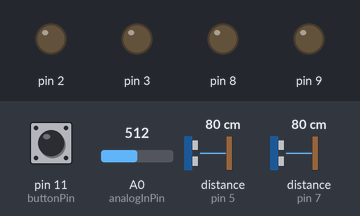
Bench run of a sketch on a simulated Arduino Uno, built with avr-gcc and run on an emulated ATmega328P. Parts: output pins drawn as LEDs (lit = HIGH). Wiring (inferred from the names in the program): 2 × ultrasonic range finder: trigger pin 4, echo pin 5 / trigger pin 6, echo pin 7. Inputs (shaded band) come from the test bench; at power-on: distance to the obstacle (sensors on pin 7, pin 5) 80 cm, A0 (analogInPin) = 512, pin 11 (buttonPin) HIGH. The echo pulse lasts 58.3 µs per cm; pins used as bus, display or sensor lines are not drawn; what the sketch prints to the serial monitor is not drawn.

Above: at 3.2 s.
3.3 s: distance to the obstacle (sensor on pin 7) set to 8 cm
4.8 s: distance to the obstacle (sensor on pin 7) set to 5 cm
At 4.96 s:
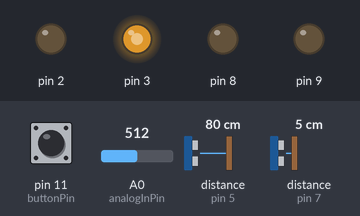
7.8 s: distance to the obstacle (sensor on pin 7) set to 9 cm
At 8.8 s:
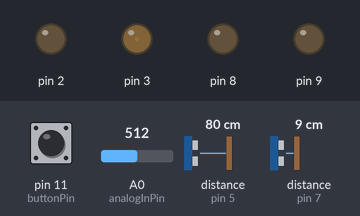
9.4 s: distance to the obstacle (sensor on pin 5) set to 2 cm
At 10.6 s:
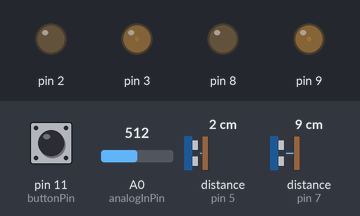
10.9 s: A0 (analogInPin) set to 482
At 12.8 s:
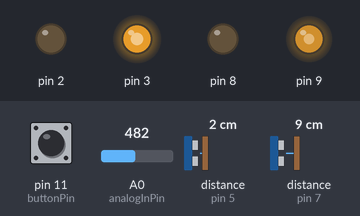
13.9 s: pin 11 (buttonPin) pulled LOW for 0.15 s
At 14.6 s:
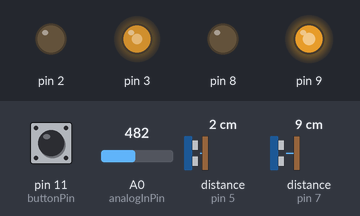
Timing chart, 0 to 16.6 s (numbered marks = the images above; inputs shaded):
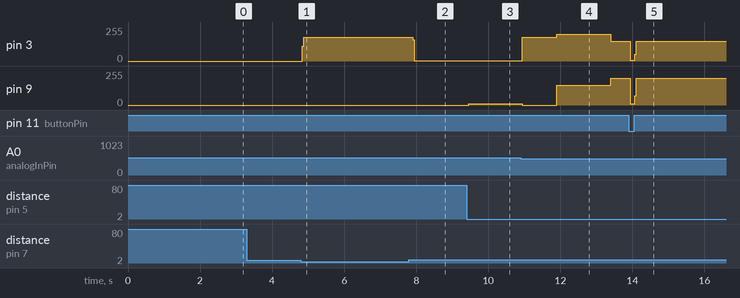

Measured:
- the behaviour switches between 7 and 6 cm on distance to the obstacle (sensor on pin 7) (found by bisection; images 0 and 1)
- the behaviour switches between 501 and 500 on A0 (analogInPin) (found by bisection; images 3 and 4)
- after the input at 4.8 s, pin 3: 0/255 → 180/255 at once
- after the input at 7.8 s, pin 3: 180/255 → 2/255 after 0.10 s
- after the input at 9.4 s, pin 9: 0/255 → 8/255 after 0.06 s
- after the input at 10.9 s, pin 3: 2/255 → 180/255 at once, → 200/255 0.96 s later, → 150/255 1.5 s later; pin 9: 8/255 → 0/255 at once, → 150/255 0.96 s later, → 200/255 1.5 s later
- after the input at 13.9 s, pin 3: 150/255 → 6/255 at once, → 150/255 0.12 s later; pin 9: 200/255 → 9/255 at once, → 200/255 0.12 s later

The sketch:

ultra_pwm_straight_test_obstacle_2.ino
```cpp
/*
 * Component used in the code :
 * 1. Ultrasonic Right
 * 2. Sharp IR
 *
 * 1. find the obstacle on the right side
 * 2. turn left
 * 3. follow left track
 */

#define trigPin1 6
#define echoPin1 7
#define trigPin2 4
#define echoPin2 5

const int buttonPin = 11;
int buttonState = 0;

unsigned long previousMillis = 0;
unsigned long currentMillis = 0;;

const long interval = 1000;

long duration, distance, RightSensor,BackSensor,FrontSensor,LeftSensor;

// Sharp IR Sensor
const int analogInPin = A0;  // Sharp IR sensor
int sharpIRsensorValue = 0;        // value read

void setup() {
  // Motor pins
  pinMode(8, OUTPUT);
  pinMode(9, OUTPUT);
  pinMode(2, OUTPUT);
  pinMode(3, OUTPUT);

  Serial.begin (115200);

  // Ultrasonic Pins
  pinMode(trigPin1, OUTPUT);
  pinMode(echoPin1, INPUT);
  pinMode(trigPin2, OUTPUT);
  pinMode(echoPin2, INPUT);

  pinMode(buttonPin, INPUT);

  Serial.println("Start");
  delay(2000);
}

void loop() {
  //
  followTrack();

}

void obstacle()
{
  int o_flag = 0;
  left();
  delay(1000);
//  smooth_forward(170);
  smooth_left(150);
  delay(1000);
  while(1)
  {
      if(LeftSensor < 4)
      {
        o_flag += 1;
        delay(500);
      }
      if(o_flag == 1 && RightSensor < 10)
      {

   //       turnbackright();
          break;
      }
      followLeftTrack();
      RightSensor = SonarSensor(trigPin1, echoPin1);
      LeftSensor = SonarSensor(trigPin2, echoPin2);
  }
}

void turnbackright()
{
  while(1)
  {
    smooth_right(140);
   sharpIRsensorValue = analogRead(analogInPin);
  if(sharpIRsensorValue > 420)
  {

  //  while(1)(halt());
    Serial.println("turn left");
//    Serial.print("Left Sensor Test : ");
//    Serial.println(LeftSensor);
    left();
    delay(1000);
    break;
  }
  }
}
void followLeftTrack()
{
  RightSensor = SonarSensor(trigPin1, echoPin1);
  LeftSensor = SonarSensor(trigPin2, echoPin2);
  sharpIRsensorValue = analogRead(analogInPin);

  if(sharpIRsensorValue > 600)
  {
    Serial.println("turn right");
//    Serial.print("Left Sensor Test : ");
//    Serial.println(LeftSensor);
    smooth_right(120);
    delay(500);
  }else if(LeftSensor < 5)
  {
    right();
  }else if(RightSensor >= 12 && RightSensor < 19)
  {
    Serial.println("turn left");
//    Serial.print("Right Sensor Test : ");
//    Serial.println(RightSensor);
    smooth_left(180);
  }else if(RightSensor < 12 )
  {
    Serial.println("turn left");
//    Serial.print("Right Sensor Test : ");
//    Serial.println(RightSensor);
    smooth_left(150);
  }else smooth_forward(160);
}

void followTrack()
{
  static int o_flag = 1;
  RightSensor = SonarSensor(trigPin1, echoPin1);
  LeftSensor = SonarSensor(trigPin2, echoPin2);
  sharpIRsensorValue = analogRead(analogInPin);

  if(RightSensor < 6 )
  {
    Serial.println("turn left");
//    Serial.print("Right Sensor Test : ");
//    Serial.println(RightSensor);
    left();
    delay(100);
  }else if(RightSensor > 10 && o_flag == 1)
  {
    Serial.println("turn right");
//    Serial.print("Left Sensor Test : ");
//    Serial.println(LeftSensor);
    smooth_right(130);
  }else if(RightSensor > 16 )
  {
    Serial.println("turn right");
//    Serial.print("Left Sensor Test : ");
//    Serial.println(LeftSensor);
//    smooth_right(130);
    turnbackright();
  }
  else if(LeftSensor < 19 )
  {
    Serial.println("turn right");
//    Serial.print("Left Sensor Test : ");
//    Serial.println(LeftSensor);
    smooth_right(150);

  }
  else smooth_forward(160);
  currentMillis = millis();
  if (currentMillis - previousMillis >= 10000)
  {
//    while(1){halt();}
    o_flag = 1;
  }
  if(sharpIRsensorValue > 500 && o_flag == 1)
  {
    halt();
  }
  if(sharpIRsensorValue > 350 && o_flag == 1 && sharpIRsensorValue <= 500)
  {
    //halt();
    previousMillis = millis();
    o_flag = 0;
    obstacle();
  }
  buttonState = digitalRead(buttonPin);
  if (buttonState == LOW) {

    halt();
  }
}

int SonarSensor(int trigPin,int echoPin)
{
digitalWrite(trigPin, LOW);
delayMicroseconds(2);
digitalWrite(trigPin, HIGH);
delayMicroseconds(10);
digitalWrite(trigPin, LOW);
duration = pulseIn(echoPin, HIGH);
distance = (duration/2) / 29.1;
return distance;
}

void smooth_forward(int value)
{
  digitalWrite(8, LOW);
  analogWrite(9, value);
  digitalWrite(2, LOW);
  analogWrite(3, value);
}
void forward()
{
  digitalWrite(8, LOW);
  analogWrite(9, 255);
  digitalWrite(2, LOW);
  analogWrite(3, 255);
}
void halt()
{
  Serial.println("Stop");
  digitalWrite(8, LOW);
  digitalWrite(9, LOW);
  digitalWrite(2, LOW);
  digitalWrite(3, LOW);
}

void smooth_right(int value)
{
  int v1, v2;
  v1 = value+50;
  v2 = value;
  if(v1 > 255)
    v1 = 255;
  if(v2 > 255)
    v2 = 255;
  digitalWrite(8, LOW);
  analogWrite(9, v1);
  digitalWrite(2, LOW);
  analogWrite(3, v2);
}

void smooth_left(int value)
{
  int v1, v2;
  v1 = value+50;
  v2 = value;
  if(v1 > 255)
    v1 = 255;
  if(v2 > 255)
    v2 = 255;
  digitalWrite(8, LOW);
  analogWrite(9, v2);
  digitalWrite(2, LOW);
  analogWrite(3, v1);
}
void left()
{
  digitalWrite(8, LOW);
  analogWrite(9, 0);
  digitalWrite(2, LOW);
  analogWrite(3, 180);
}

void right()
{
  digitalWrite(8, LOW);
  analogWrite(9, 180);
  digitalWrite(2, LOW);
  analogWrite(3, 0);
}
```
